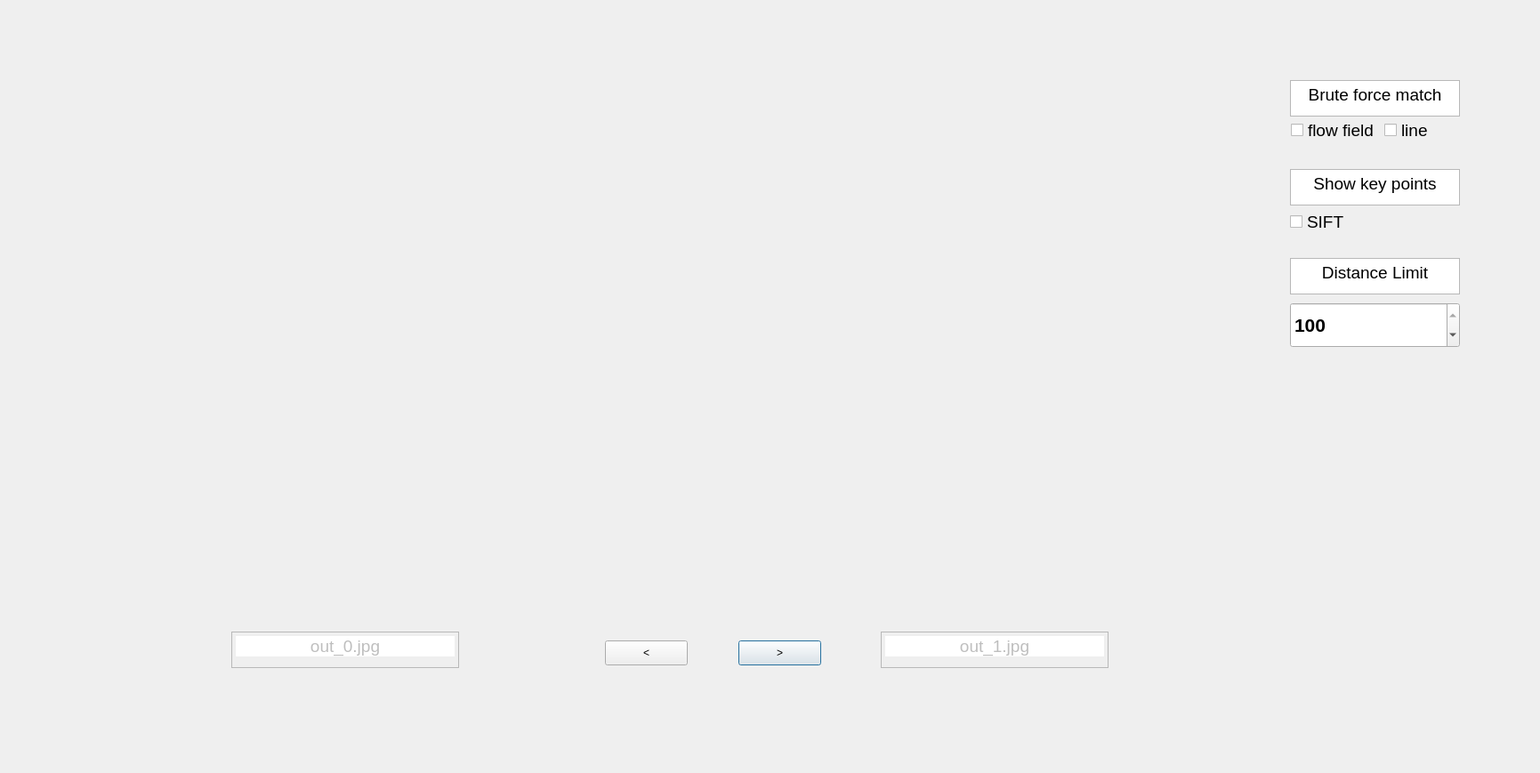
<?xml version="1.0" encoding="UTF-8"?>
<ui version="4.0">
 <class>Dialog</class>
 <widget class="QDialog" name="Dialog">
  <property name="geometry">
   <rect>
    <x>0</x>
    <y>0</y>
    <width>1731</width>
    <height>869</height>
   </rect>
  </property>
  <property name="windowTitle">
   <string>Dialog</string>
  </property>
  <widget class="QLabel" name="img_label1">
   <property name="geometry">
    <rect>
     <x>70</x>
     <y>20</y>
     <width>681</width>
     <height>681</height>
    </rect>
   </property>
   <property name="text">
    <string/>
   </property>
   <property name="pixmap">
    <pixmap>im0/out_0.jpg</pixmap>
   </property>
   <property name="scaledContents">
    <bool>true</bool>
   </property>
   <property name="alignment">
    <set>Qt::AlignCenter</set>
   </property>
   <property name="wordWrap">
    <bool>false</bool>
   </property>
   <property name="openExternalLinks">
    <bool>false</bool>
   </property>
  </widget>
  <widget class="QPushButton" name="Right_Button">
   <property name="geometry">
    <rect>
     <x>830</x>
     <y>720</y>
     <width>93</width>
     <height>28</height>
    </rect>
   </property>
   <property name="text">
    <string>&gt;</string>
   </property>
  </widget>
  <widget class="QPushButton" name="Left_Button">
   <property name="geometry">
    <rect>
     <x>680</x>
     <y>720</y>
     <width>93</width>
     <height>28</height>
    </rect>
   </property>
   <property name="text">
    <string>&lt;</string>
   </property>
  </widget>
  <widget class="QLabel" name="img_label2">
   <property name="geometry">
    <rect>
     <x>750</x>
     <y>20</y>
     <width>681</width>
     <height>681</height>
    </rect>
   </property>
   <property name="text">
    <string/>
   </property>
   <property name="pixmap">
    <pixmap>im0/out_1.jpg</pixmap>
   </property>
   <property name="scaledContents">
    <bool>true</bool>
   </property>
   <property name="alignment">
    <set>Qt::AlignCenter</set>
   </property>
   <property name="wordWrap">
    <bool>false</bool>
   </property>
   <property name="openExternalLinks">
    <bool>false</bool>
   </property>
  </widget>
  <widget class="QTextBrowser" name="img_text2">
   <property name="enabled">
    <bool>false</bool>
   </property>
   <property name="geometry">
    <rect>
     <x>990</x>
     <y>710</y>
     <width>256</width>
     <height>41</height>
    </rect>
   </property>
   <property name="html">
    <string>&lt;!DOCTYPE HTML PUBLIC &quot;-//W3C//DTD HTML 4.0//EN&quot; &quot;http://www.w3.org/TR/REC-html40/strict.dtd&quot;&gt;
&lt;html&gt;&lt;head&gt;&lt;meta name=&quot;qrichtext&quot; content=&quot;1&quot; /&gt;&lt;style type=&quot;text/css&quot;&gt;
p, li { white-space: pre-wrap; }
&lt;/style&gt;&lt;/head&gt;&lt;body style=&quot; font-family:'PMingLiU'; font-size:9pt; font-weight:400; font-style:normal;&quot;&gt;
&lt;p align=&quot;center&quot; style=&quot; margin-top:0px; margin-bottom:0px; margin-left:0px; margin-right:0px; -qt-block-indent:0; text-indent:0px; background-color:#ffffff;&quot;&gt;&lt;span style=&quot; font-size:14pt;&quot;&gt;out_1.jpg&lt;/span&gt;&lt;/p&gt;&lt;/body&gt;&lt;/html&gt;</string>
   </property>
  </widget>
  <widget class="QTextBrowser" name="img_text1">
   <property name="enabled">
    <bool>false</bool>
   </property>
   <property name="geometry">
    <rect>
     <x>260</x>
     <y>710</y>
     <width>256</width>
     <height>41</height>
    </rect>
   </property>
   <property name="html">
    <string>&lt;!DOCTYPE HTML PUBLIC &quot;-//W3C//DTD HTML 4.0//EN&quot; &quot;http://www.w3.org/TR/REC-html40/strict.dtd&quot;&gt;
&lt;html&gt;&lt;head&gt;&lt;meta name=&quot;qrichtext&quot; content=&quot;1&quot; /&gt;&lt;style type=&quot;text/css&quot;&gt;
p, li { white-space: pre-wrap; }
&lt;/style&gt;&lt;/head&gt;&lt;body style=&quot; font-family:'PMingLiU'; font-size:9pt; font-weight:400; font-style:normal;&quot;&gt;
&lt;p align=&quot;center&quot; style=&quot; margin-top:0px; margin-bottom:0px; margin-left:0px; margin-right:0px; -qt-block-indent:0; text-indent:0px; background-color:#ffffff;&quot;&gt;&lt;span style=&quot; font-size:14pt;&quot;&gt;out_0.jpg&lt;/span&gt;&lt;/p&gt;&lt;/body&gt;&lt;/html&gt;</string>
   </property>
  </widget>
  <widget class="QCheckBox" name="SIFT_Button">
   <property name="geometry">
    <rect>
     <x>1450</x>
     <y>240</y>
     <width>85</width>
     <height>19</height>
    </rect>
   </property>
   <property name="font">
    <font>
     <pointsize>14</pointsize>
    </font>
   </property>
   <property name="text">
    <string>SIFT</string>
   </property>
  </widget>
  <widget class="QTextBrowser" name="textBrowser">
   <property name="geometry">
    <rect>
     <x>1450</x>
     <y>90</y>
     <width>191</width>
     <height>41</height>
    </rect>
   </property>
   <property name="html">
    <string>&lt;!DOCTYPE HTML PUBLIC &quot;-//W3C//DTD HTML 4.0//EN&quot; &quot;http://www.w3.org/TR/REC-html40/strict.dtd&quot;&gt;
&lt;html&gt;&lt;head&gt;&lt;meta name=&quot;qrichtext&quot; content=&quot;1&quot; /&gt;&lt;style type=&quot;text/css&quot;&gt;
p, li { white-space: pre-wrap; }
&lt;/style&gt;&lt;/head&gt;&lt;body style=&quot; font-family:'PMingLiU'; font-size:9pt; font-weight:400; font-style:normal;&quot;&gt;
&lt;p align=&quot;center&quot; style=&quot; margin-top:0px; margin-bottom:0px; margin-left:0px; margin-right:0px; -qt-block-indent:0; text-indent:0px;&quot;&gt;&lt;span style=&quot; font-size:14pt;&quot;&gt;Brute force match&lt;/span&gt;&lt;/p&gt;&lt;/body&gt;&lt;/html&gt;</string>
   </property>
  </widget>
  <widget class="QTextBrowser" name="textBrowser_2">
   <property name="geometry">
    <rect>
     <x>1450</x>
     <y>190</y>
     <width>191</width>
     <height>41</height>
    </rect>
   </property>
   <property name="html">
    <string>&lt;!DOCTYPE HTML PUBLIC &quot;-//W3C//DTD HTML 4.0//EN&quot; &quot;http://www.w3.org/TR/REC-html40/strict.dtd&quot;&gt;
&lt;html&gt;&lt;head&gt;&lt;meta name=&quot;qrichtext&quot; content=&quot;1&quot; /&gt;&lt;style type=&quot;text/css&quot;&gt;
p, li { white-space: pre-wrap; }
&lt;/style&gt;&lt;/head&gt;&lt;body style=&quot; font-family:'PMingLiU'; font-size:9pt; font-weight:400; font-style:normal;&quot;&gt;
&lt;p align=&quot;center&quot; style=&quot; margin-top:0px; margin-bottom:0px; margin-left:0px; margin-right:0px; -qt-block-indent:0; text-indent:0px;&quot;&gt;&lt;span style=&quot; font-size:14pt;&quot;&gt;Show key points&lt;/span&gt;&lt;/p&gt;&lt;/body&gt;&lt;/html&gt;</string>
   </property>
  </widget>
  <widget class="QTextBrowser" name="textBrowser_3">
   <property name="geometry">
    <rect>
     <x>1450</x>
     <y>290</y>
     <width>191</width>
     <height>41</height>
    </rect>
   </property>
   <property name="html">
    <string>&lt;!DOCTYPE HTML PUBLIC &quot;-//W3C//DTD HTML 4.0//EN&quot; &quot;http://www.w3.org/TR/REC-html40/strict.dtd&quot;&gt;
&lt;html&gt;&lt;head&gt;&lt;meta name=&quot;qrichtext&quot; content=&quot;1&quot; /&gt;&lt;style type=&quot;text/css&quot;&gt;
p, li { white-space: pre-wrap; }
&lt;/style&gt;&lt;/head&gt;&lt;body style=&quot; font-family:'PMingLiU'; font-size:9pt; font-weight:400; font-style:normal;&quot;&gt;
&lt;p align=&quot;center&quot; style=&quot; margin-top:0px; margin-bottom:0px; margin-left:0px; margin-right:0px; -qt-block-indent:0; text-indent:0px;&quot;&gt;&lt;span style=&quot; font-size:14pt;&quot;&gt;Distance Limit&lt;/span&gt;&lt;/p&gt;&lt;/body&gt;&lt;/html&gt;</string>
   </property>
  </widget>
  <widget class="QSpinBox" name="spinBox">
   <property name="geometry">
    <rect>
     <x>1450</x>
     <y>340</y>
     <width>191</width>
     <height>51</height>
    </rect>
   </property>
   <property name="font">
    <font>
     <pointsize>16</pointsize>
     <weight>75</weight>
     <bold>true</bold>
    </font>
   </property>
   <property name="maximum">
    <number>100</number>
   </property>
   <property name="value">
    <number>100</number>
   </property>
  </widget>
  <widget class="QWidget" name="">
   <property name="geometry">
    <rect>
     <x>1451</x>
     <y>131</y>
     <width>191</width>
     <height>31</height>
    </rect>
   </property>
   <layout class="QHBoxLayout" name="horizontalLayout">
    <item>
     <widget class="QCheckBox" name="BF_Flow_Button">
      <property name="font">
       <font>
        <pointsize>14</pointsize>
       </font>
      </property>
      <property name="text">
       <string>flow field</string>
      </property>
     </widget>
    </item>
    <item>
     <widget class="QCheckBox" name="BF_Line_Button">
      <property name="font">
       <font>
        <pointsize>14</pointsize>
       </font>
      </property>
      <property name="text">
       <string>line</string>
      </property>
     </widget>
    </item>
   </layout>
  </widget>
  <zorder>widget</zorder>
  <zorder>img_label1</zorder>
  <zorder>Right_Button</zorder>
  <zorder>Left_Button</zorder>
  <zorder>img_label2</zorder>
  <zorder>img_text2</zorder>
  <zorder>img_text1</zorder>
  <zorder>SIFT_Button</zorder>
  <zorder>BF_Flow_Button</zorder>
  <zorder>BF_Line_Button</zorder>
  <zorder>textBrowser</zorder>
  <zorder>textBrowser_2</zorder>
  <zorder>textBrowser_3</zorder>
  <zorder>spinBox</zorder>
 </widget>
 <resources/>
 <connections/>
</ui>
